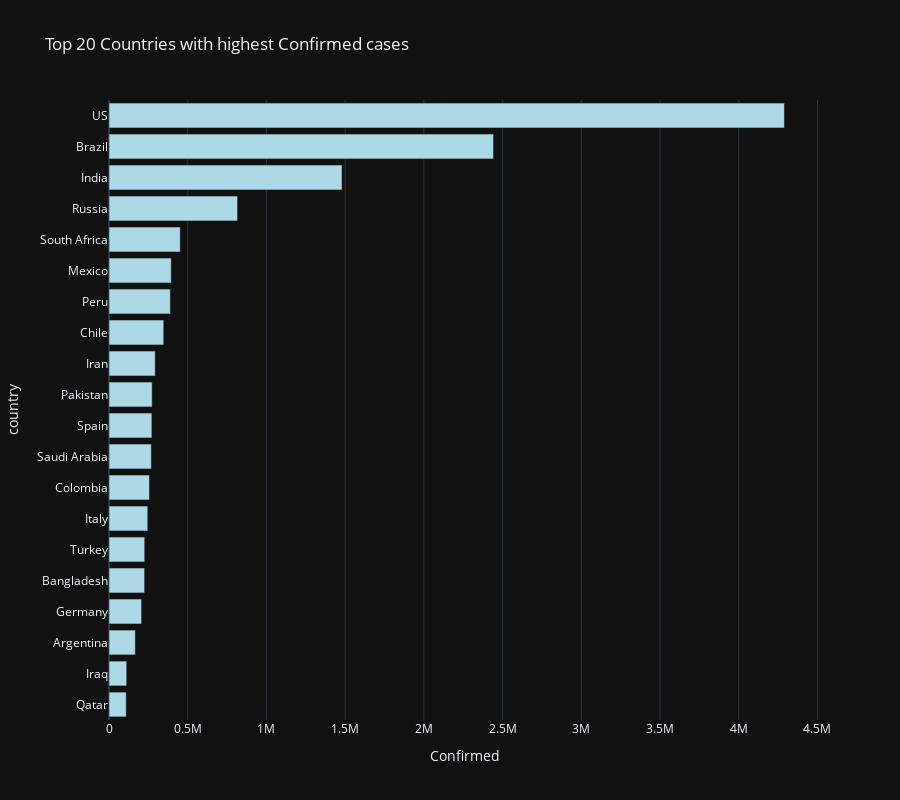

Source (notebook cell):
### Code cell
sort_c = c.sort_values(by = "Confirmed", ascending = False).head(20)[::-1]
fig = px.bar(sort_c, y = "country", x = "Confirmed", template = "plotly_dark",
            color_discrete_sequence = ["lightblue"],
            title = "Top 20 Countries with highest Confirmed cases", height = 800)
fig.show()

### Figure 1 — Plotly figure (JSON) as saved in the notebook; plotly's stock layout.template omitted (floating-point values rounded to 4 significant figures)
{"data": [{"alignmentgroup": "True", "hovertemplate": "Confirmed=%{x}<br>country=%{y}<extra></extra>", "legendgroup": "", "marker": {"color": "lightblue", "pattern": {"shape": ""}}, "name": "", "offsetgroup": "", "orientation": "h", "showlegend": false, "textposition": "auto", "type": "bar", "x": [109597, 112585, 167416, 207112, 226225, 227019, 246286, 257101, 268934, 272421, 274289, 293606, 347923, 389717, 395489, 452529, 816680, 1480073, 2442375, 4290259], "xaxis": "x", "y": ["Qatar", "Iraq", "Argentina", "Germany", "Bangladesh", "Turkey", "Italy", "Colombia", "Saudi Arabia", "Spain", "Pakistan", "Iran", "Chile", "Peru", "Mexico", "South Africa", "Russia", "India", "Brazil", "US"], "yaxis": "y"}], "layout": {"barmode": "relative", "height": 800, "legend": {"tracegroupgap": 0}, "title": {"text": "Top 20 Countries with highest Confirmed cases"}, "xaxis": {"anchor": "y", "domain": [0, 1], "title": {"text": "Confirmed"}}, "yaxis": {"anchor": "x", "domain": [0, 1], "title": {"text": "country"}}}}
